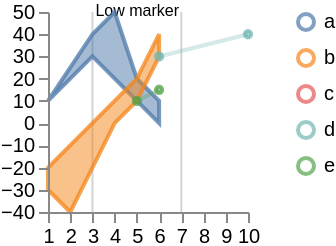

Here is the Vega-Lite specification saved for this chart:
### Vega specification from a JSON file in a GitHub repository (floating-point values rounded to 4 significant figures)
{"$schema": "https://vega.github.io/schema/vega/v5.json", "width": 100, "height": 100, "scales": [{"name": "xscale", "type": "linear", "range": "width", "zero": false, "domain": {"fields": [{"data": "distributions", "field": "timepoint"}, {"data": "traces", "field": "timepoint"}, {"data": "points", "field": "timepoint"}, {"data": "markers", "field": "timepoint"}]}}, {"name": "yscale", "type": "linear", "range": "height", "nice": true, "zero": true, "domain": {"fields": [{"data": "distributions", "field": "lower"}, {"data": "distributions", "field": "upper"}, {"data": "traces", "field": "value"}, {"data": "points", "field": "value"}]}}, {"name": "color", "type": "ordinal", "range": "category", "domain": {"fields": [{"data": "distributions", "field": "trajectory"}, {"data": "traces", "field": "trajectory"}, {"data": "points", "field": "trajectory"}]}}], "axes": [{"name": "x_axis", "orient": "bottom", "scale": "xscale", "zindex": 100}, {"name": "y_axis", "orient": "left", "scale": "yscale", "zindex": 100}], "signals": [{"name": "clear", "value": true, "on": [{"events": "mouseup[!event.item]", "update": "true", "force": true}]}, {"name": "shift", "value": false, "on": [{"events": "@legendSymbol:click, @legendLabel:click", "update": "event.shiftKey", "force": true}]}, {"name": "clicked", "value": null, "on": [{"events": "@legendSymbol:click, @legendLabel:click", "update": "{value: datum.value}", "force": true}]}, {"name": "clearData", "value": true, "on": [{"events": "mouseup[!event.item]", "update": "true", "force": true}]}, {"name": "clickedData", "value": null, "on": [{"events": "@area:click", "update": "{value: datum.trajectory}", "force": true}]}], "legends": [{"name": "color_legend", "stroke": "color", "encode": {"symbols": {"name": "legendSymbol", "interactive": true, "update": {"fill": {"value": "transparent"}, "strokeWidth": {"value": 2}, "opacity": [{"test": "!length(data('selected')) || indata('selected', 'value', datum.value) || indata('selectedData', 'value', datum.value)", "value": 0.7}, {"value": 0.15}], "size": {"value": 64}}}, "labels": {"name": "legendLabel", "interactive": true, "update": {"opacity": [{"test": "!length(data('selectedData')) || indata('selectedData', 'value', datum.value)", "value": 1}, {"value": 0.25}]}}}}], "marks": [{"type": "group", "zindex": 3, "name": "_points", "from": {"facet": {"name": "points_split", "data": "points", "groupby": "trajectory"}}, "marks": [{"type": "symbol", "name": "_points_symbol", "from": {"data": "points_split"}, "zindex": 3, "encode": {"update": {"x": {"scale": "xscale", "field": "timepoint"}, "y": {"scale": "yscale", "field": "value"}, "size": {"value": 10}, "strokeWidth": {"value": 2}, "fill": {"scale": "color", "field": "trajectory"}, "stroke": {"scale": "color", "field": "trajectory"}, "fillOpacity": [{"test": "!length(data('selected')) || indata('selected', 'value', datum.trajectory)", "value": 0.5}, {"value": 0.15}], "strokeOpacity": [{"test": "!length(data('selected')) || indata('selected', 'value', datum.trajectory)", "value": 0.75}, {"value": 0.15}], "tooltip": {"field": "value"}}, "hover": {"fillOpacity": {"value": 0.9}}}}, {"type": "line", "name": "_points_line", "from": {"data": "points_split"}, "zindex": 3, "encode": {"update": {"x": {"scale": "xscale", "field": "timepoint"}, "y": {"scale": "yscale", "field": "value"}, "strokeWidth": {"value": 2}, "stroke": {"scale": "color", "field": "trajectory"}, "interpolate": {"value": "linear"}, "strokeOpacity": [{"test": "!length(data('selected')) || indata('selected', 'value', datum.trajectory)", "value": 0.3}, {"value": 0.1}]}, "hover": {"fillOpacity": {"value": 0.9}}}}]}, {"type": "group", "zindex": 2, "name": "_traces", "from": {"facet": {"name": "traces_split", "data": "traces", "groupby": "trajectory"}}, "marks": [{"type": "line", "name": "_traces_lines", "from": {"data": "traces_split"}, "encode": {"update": {"x": {"scale": "xscale", "field": "timepoint"}, "y": {"scale": "yscale", "field": "value"}, "strokeWidth": {"value": 2}, "stroke": {"scale": "color", "field": "trajectory"}, "interpolate": {"value": "linear"}, "strokeOpacity": [{"test": "!length(data('selected')) || indata('selected', 'value', datum.trajectory)", "value": 0.75}, {"value": 0.15}]}, "hover": {"fillOpacity": {"value": 0.9}}}}]}, {"type": "group", "name": "_distributions", "zindex": 1, "from": {"facet": {"name": "trajectory_split", "data": "distributions", "groupby": "trajectory"}}, "marks": [{"type": "area", "name": "area", "interactive": true, "from": {"data": "trajectory_split"}, "encode": {"update": {"x": {"scale": "xscale", "field": "timepoint"}, "y": {"scale": "yscale", "field": "upper"}, "y2": {"scale": "yscale", "field": "lower"}, "interpolate": {"value": "linear"}, "strokeWidth": {"value": 2}, "fill": {"scale": "color", "field": "trajectory"}, "stroke": {"scale": "color", "field": "trajectory"}, "fillOpacity": [{"test": "!length(data('selected')) || indata('selected', 'value', datum.trajectory)", "value": 0.5}, {"value": 0.15}], "strokeOpacity": [{"test": "!length(data('selected')) || indata('selected', 'value', datum.trajectory)", "value": 0.75}, {"value": 0.15}]}, "hover": {"fillOpacity": {"value": 0.9}}}}]}, {"type": "group", "name": "_markers", "marks": [{"type": "rule", "name": "_marker text", "from": {"data": "markers"}, "encode": {"enter": {"stroke": {"value": "lightgray"}}, "update": {"x": {"scale": "xscale", "field": "timepoint"}, "y2": {"value": 0}, "y": {"signal": "height"}, "opacity": {"value": 1}}}}, {"type": "text", "name": "_marker flags", "from": {"data": "_marker text"}, "encode": {"enter": {"text": {"field": "datum.label"}, "y": {"value": 0}, "fontSize": {"value": 8}}}, "transform": [{"type": "label", "lineAnchor": "start", "as": ["x", "_y", "opacity", "align", "baseline"], "offset": [1], "size": {"signal": "[width, height]"}}]}]}], "data": [{"name": "distributions", "values": [{"timepoint": 1, "upper": 10, "lower": 10, "trajectory": "a"}, {"timepoint": 2, "upper": 20, "lower": 25, "trajectory": "a"}, {"timepoint": 3, "upper": 30, "lower": 40, "trajectory": "a"}, {"timepoint": 4, "upper": 20, "lower": 50, "trajectory": "a"}, {"timepoint": 5, "upper": 10, "lower": 20, "trajectory": "a"}, {"timepoint": 6, "upper": 0, "lower": 10, "trajectory": "a"}, {"timepoint": 1, "upper": -30, "lower": -20, "trajectory": "b"}, {"timepoint": 2, "upper": -40, "lower": -10, "trajectory": "b"}, {"timepoint": 3, "upper": -20, "lower": 0, "trajectory": "b"}, {"timepoint": 4, "upper": 0, "lower": 10, "trajectory": "b"}, {"timepoint": 5, "upper": 10, "lower": 20, "trajectory": "b"}, {"timepoint": 6, "upper": 30, "lower": 40, "trajectory": "b"}]}, {"name": "traces", "values": [{"timepoint": 6, "value": 30, "trajectory": "c"}, {"timepoint": 6, "value": 30, "trajectory": "d"}], "transform": [{"type": "filter", "expr": "isValid(datum.value)"}]}, {"name": "points", "values": [{"timepoint": 6, "value": 30, "trajectory": "d"}, {"timepoint": 10, "value": 40, "trajectory": "d"}, {"timepoint": 5, "value": 10, "trajectory": "e"}, {"timepoint": 6, "value": 15, "trajectory": "e"}]}, {"name": "markers", "values": [{"timepoint": 3, "label": "Low marker"}, {"timepoint": 7, "label": "High marker"}]}, {"name": "selected", "on": [{"trigger": "clear", "remove": true}, {"trigger": "!shift", "remove": true}, {"trigger": "!shift && clicked", "insert": "clicked"}, {"trigger": "shift && clicked", "toggle": "clicked"}]}, {"name": "selectedData", "on": [{"trigger": "clearData", "remove": true}, {"trigger": "clickedData", "toggle": "clickedData"}]}]}
